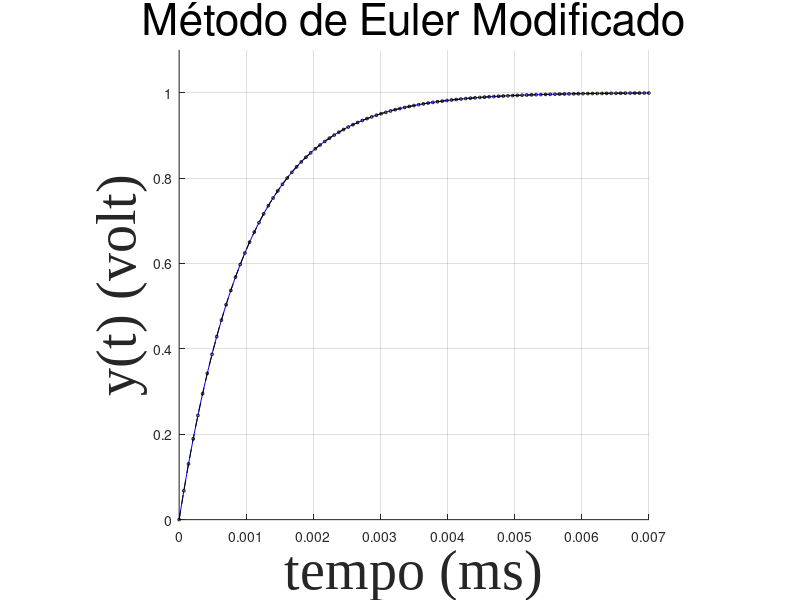

Source code (MATLAB):
%RK2 - EULER MODIFICADO
clear all,close all, clc, format long
% DADOS DO PVI
R = 1000;
C = 0.000001;
tensao_inicial = 1;
tau = R.*C;
a=0; b=7E-3; m=100; h=(b-a)/m;
xj(1) = 0;
yj(1) = 0;
x=[0:0.00007:.007]'; %% x = tempo t (ms)
y = 1 - exp(-x./tau); %% RESPOSTA EXATA
%% y = tensao_inicial - exp(-x./tau);
%% y' = [tensao_inicial - y(t)] ./  tau;
f = @(x,y) ( 1 - y )./ tau; %% f = y'
for j=1:m
    K1 = f(xj(j),yj(j)); % ( tensao_inicial - y(j) )./ tau;
    K2 = f( xj(j) + (h./2),yj(j) + (h./2).*K1);%( tensao_inicial - (y(j) + (h./2).*K1) )./ tau;

    yj(j+1) = yj(j) + h.*K2;
    xj(j+1) = xj(j) + h;

end

%% y'(t) = (Vin - Vout)/RC
%% K1 = y'(t,Vout) = (Vin - Vout)/RC
%% K2 = y'(t+h, Vout + hK1) = (Vin - (Vout + hK1))/RC
%% function tensao = Tensao_saida(

#ax=axes;

hold on
plot(x,y,'b','Linewidth',.5);
plot(xj,yj,'k--',xj,yj,'ko','MarkerSize',2);
hold off
##set(ax,'Fontsize',24);
L1=xlabel('tempo (ms)');
L2=ylabel('y(t) (volt)');
L3=title('Método de Euler Modificado');
set(L1,'fontname','TimesNewRoman','FontSize',40);
set(L2,'fontname','TimesNewRoman','FontSize',40);
set(L3,'FontSize',32,'FontWeight','Normal');
axis([0 b 0 1.1])
axis square, box off, grid on;
j=[0:m]'; ej=abs((1 - exp(-xj./tau)) - yj);
[j,xj',yj' ej']

